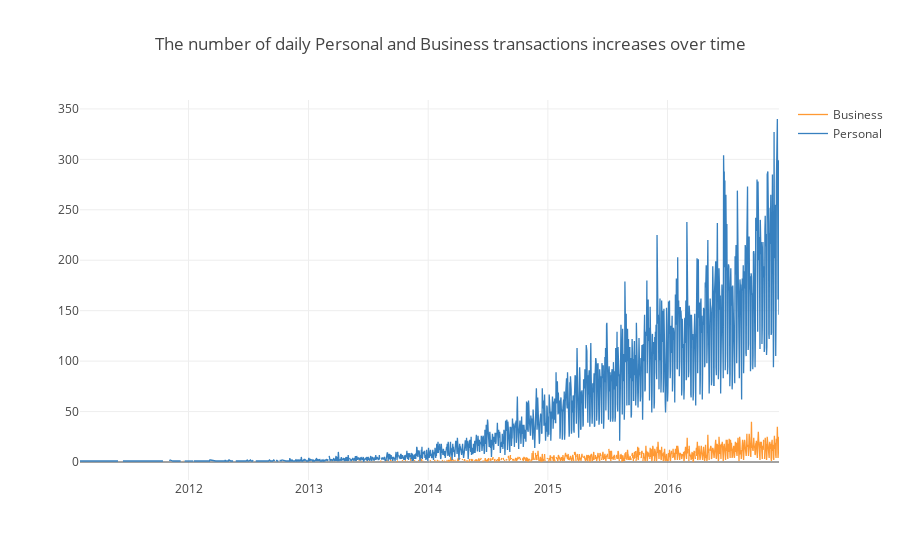

This figure's notebook cell:
### Code cell
(
    is_business
    .pivot(index = 'dt', columns = 'is_business', values = 'cnt')
    .iplot(filename = 'tw/is_business',
           layout = dict(title = 'The number of daily Personal and Business transactions increases over time'))
)

### Figure 1 — Plotly figure (JSON) as saved in the notebook; plotly's stock layout.template omitted (floating-point values rounded to 4 significant figures; data arrays with more than 128 entries replaced by an {"elided": "..."} marker saying what was removed)
{"data": [{"line": {"color": "rgba(255, 153, 51, 1.0)", "dash": "solid", "shape": "linear", "width": 1.3}, "mode": "lines", "name": "Business", "text": "", "type": "scatter", "uid": "c3ccbbfb-745c-457d-94ef-1a2fe320959f", "x": {"elided": "1568 str values"}, "y": {"elided": "1568 mixed values"}}, {"line": {"color": "rgba(55, 128, 191, 1.0)", "dash": "solid", "shape": "linear", "width": 1.3}, "mode": "lines", "name": "Personal", "text": "", "type": "scatter", "uid": "ff67f8dc-799a-485e-bc84-c08e747d8a8a", "x": {"elided": "1568 str values"}, "y": {"elided": "1568 mixed values"}}], "layout": {"autosize": true, "title": {"text": "The number of daily Personal and Business transactions increases over time"}, "xaxis": {"autorange": true, "range": ["2011-02-04", "2016-12-06"], "type": "date"}, "yaxis": {"autorange": true, "range": [-17.83, 358.8], "type": "linear"}}}
